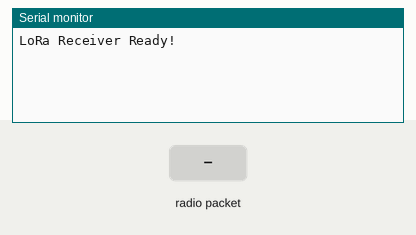
A sketch run on a simulated Arduino Uno, built with avr-gcc and run on an emulated ATmega328P. Parts: the last lines printed to the serial monitor. Inputs (shaded band) come from the test bench. No radio packets arrive unless stated.

Above: at 1.2 s.
1.3 s: radio packet "Distance:" arrives
At 2.5 s:
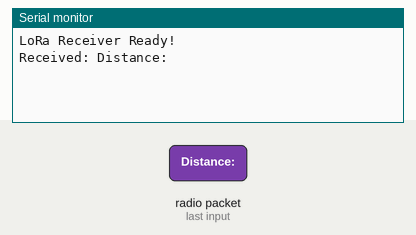
2.8 s: radio packet "cm" arrives
At 3.8 s:
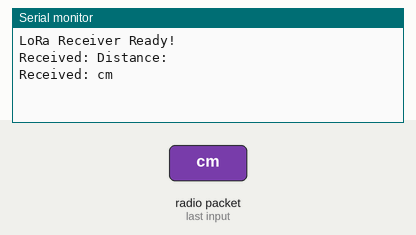
4.3 s: radio packet "5" arrives
At 4.9 s:
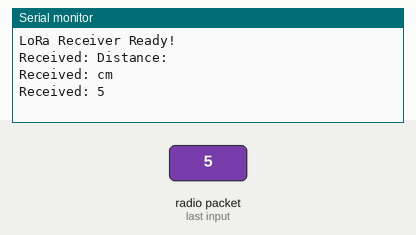

The sketch:

received_with_display_lora.ino
```cpp
#include <SPI.h>
#include <LoRa.h>
#include <TM1637Display.h>

// --- LoRa Pins ---
#define LORA_SS   0   // D8 = GPIO15
#define LORA_RST  2    // D4 = GPIO2
#define LORA_DIO0 4    // D3 = GPIO0

// --- TM1637 Display Pins ---
#define CLK 16   // RX pin = GPIO3
#define DIO 5  // D8 pin = GPIO15

TM1637Display display(CLK, DIO);

void setup() {
  Serial.begin(9600);
  while (!Serial);

  // --- Setup TM1637 Display ---
  display.setBrightness(0x01);  // max brightness

  // --- Setup LoRa ---
  LoRa.setPins(LORA_SS, LORA_RST, LORA_DIO0);

  if (!LoRa.begin(433E6)) { // adjust frequency if needed
    Serial.println("Starting LoRa failed!");
    while (1);
  }
  Serial.println("LoRa Receiver Ready!");
}

void loop() {
  int packetSize = LoRa.parsePacket();
  if (packetSize) {
    String received = "";
    while (LoRa.available()) {
      received += (char)LoRa.read();
    }

    Serial.print("Received: ");
    Serial.println(received);

    int distance = -1;
    int idx = received.indexOf("Distance:");
    if (idx != -1) {
      int cmIdx = received.indexOf("cm", idx);
      if (cmIdx != -1) {
        String numStr = received.substring(idx + 9, cmIdx);
        numStr.trim();
        distance = numStr.toInt();
      }
    }

    // Only display if a valid number was found
    if (distance >= 0) {
      display.showNumberDec(distance, false);
      Serial.print("Displayed: ");
      Serial.println(distance);
    }
  }
}
```

Measured:
- after the input at 1.3 s, the serial monitor: prints a new line at once (image 1)
- after the input at 2.8 s, the serial monitor: prints a new line at once (image 2)
- after the input at 4.3 s, the serial monitor: prints a new line at once (image 3)
